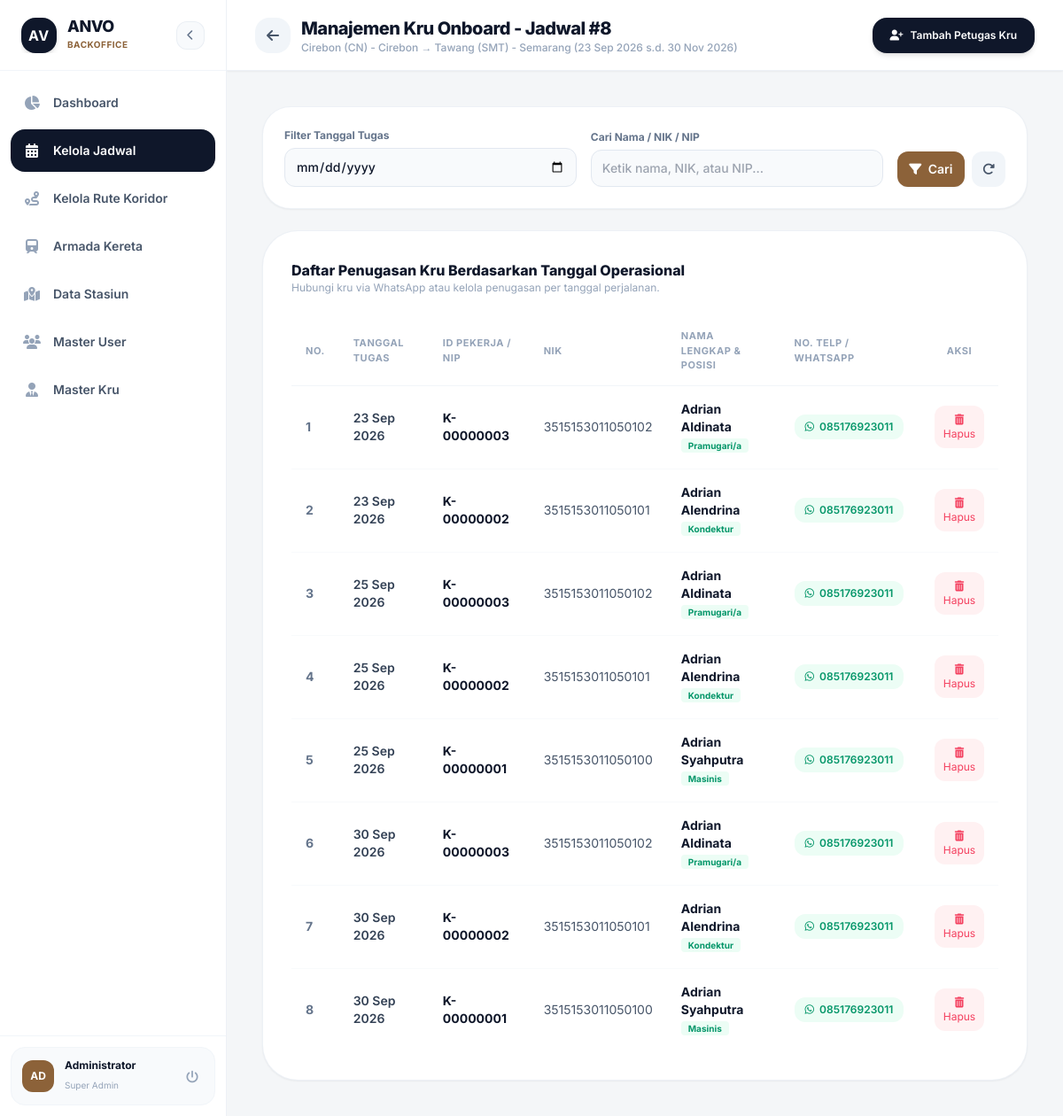
The app's page /public/jadwal/crew/8 with its own data.
### tables this page shows
CREATE TABLE `jadwal` (
  `id_jadwal` int(11) NOT NULL,
  `id_kereta` int(11) NOT NULL,
  `id_koridor` int(11) DEFAULT NULL,
  `stasiun_asal` varchar(100) NOT NULL,
  `stasiun_tujuan` varchar(100) NOT NULL,
  `stasiun_transit` text DEFAULT NULL,
  `jam_berangkat` time NOT NULL,
  `jam_tiba` time NOT NULL,
  `tanggal_mulai` date NOT NULL,
  `tanggal_akhir` date DEFAULT NULL,
  `harga` decimal(10,2) NOT NULL,
  `jenis_jadwal` enum('Harian','Khusus') DEFAULT 'Harian'
);

CREATE TABLE `jadwal_penugasan_kru` (
  `id_penugasan` int(11) NOT NULL,
  `id_jadwal` int(11) NOT NULL,
  `id_kru` int(11) NOT NULL,
  `tanggal_tugas` date NOT NULL
);

CREATE TABLE `master_kru` (
  `id_kru` int(11) NOT NULL,
  `nip` varchar(20) NOT NULL,
  `nik` varchar(16) NOT NULL,
  `nama_lengkap` varchar(100) NOT NULL,
  `tanggal_lahir` date NOT NULL,
  `agama` varchar(30) DEFAULT NULL,
  `foto` varchar(255) DEFAULT NULL,
  `email` varchar(100) NOT NULL,
  `no_telepon` varchar(20) NOT NULL,
  `pendidikan_terakhir` varchar(50) DEFAULT NULL,
  `alamat_lengkap` text DEFAULT NULL,
  `status_pernikahan` enum('Belum Menikah','Menikah','Cerai') DEFAULT 'Belum Menikah',
  `kontak_darurat` varchar(50) DEFAULT NULL,
  `riwayat_penyakit` text DEFAULT NULL,
  `posisi` enum('Masinis','Kondektur','Teknisi','Pramugari/a') NOT NULL,
  `status_kru` enum('Aktif','Cuti','Sakit','Resign') DEFAULT 'Aktif'
);

### app/Core/Controller.php (called while the page is built, shortened)
<?php
class Controller {
    public function view($view, $data = []) {
        extract($data);
        require_once '../views/' . $view . '.php';
    }
    public function model($model) {
        return new $model;
    }
}
?>

### app/Controllers/JadwalController.php (called while the page is built, shortened)
<?php
class JadwalController extends Controller {
    public function crew($id_jadwal) {
        $adminModel = $this->model('AdminModel');
        $filterTanggal = $_GET['tanggal_tugas'] ?? '';
        $filterKeyword = $_GET['keyword'] ?? '';
        $data['judul'] = 'Penugasan Kru Onboard - ANVO Admin';
        $data['jadwal'] = $adminModel->getJadwalById($id_jadwal);
        $data['kru_assigned'] = $adminModel->getKruByJadwalFiltered($id_jadwal, $filterTanggal, $filterKeyword);
        $data['master_kru'] = $adminModel->getAllMasterKru();
        $data['filter_tanggal'] = $filterTanggal;
        $data['filter_keyword'] = $filterKeyword;
        $this->view('admin/jadwal_crew', $data);
    }
}

### app/Core/App.php (called while the page is built, shortened)
<?php
class App {
    protected $method = 'index';
    protected $params = [];
    public function __construct() {
        $url = $this->parseURL();
        if (isset($url[0]) && file_exists('../app/Controllers/' . ucfirst($url[0]) . 'Controller.php')) {
            unset($url[0]);
        }
        $this->controller = new $this->controller;
        if (isset($url[1])) {
            if (method_exists($this->controller, $url[1])) {
                $this->method = $url[1];
                unset($url[1]);
            }
        }
        if (!empty($url)) {
            $this->params = array_values($url);
        }
        call_user_func_array([$this->controller, $this->method], $this->params);
    }
    public function parseURL() {
        if (isset($_GET['url'])) {
            $url = rtrim($_GET['url'], '/');
            $url = filter_var($url, FILTER_SANITIZE_URL);
            $url = explode('/', $url);
            return $url;
        }
        return [];
    }
}
?>

### public/index.php (called while the page is built, shortened)
<?php
require_once '../app/Config/Database.php';
require_once '../app/Core/Controller.php';
require_once '../app/Core/App.php';
$app = new App();

### app/Models/AdminModel.php (called while the page is built, shortened)
<?php
class AdminModel {
    private $db;
    public function __construct() {
        $this->db = Database::getInstance()->getConnection();
    }
    public function getJadwalById($id_jadwal) {
        $sql = "SELECT jadwal.*, kereta.nama_kereta, kereta.jenis_kelas
                FROM jadwal
                JOIN kereta ON jadwal.id_kereta = kereta.id_kereta
                WHERE jadwal.id_jadwal = :id_jadwal";
        $stmt = $this->db->prepare($sql);
        $stmt->execute([':id_jadwal' => $id_jadwal]);
        return $stmt->fetch(PDO::FETCH_ASSOC);
    }
    public function getKruByJadwalFiltered($id_jadwal, $tanggal = '', $keyword = '') {
        $sql = "SELECT jp.*, mk.*
                FROM jadwal_penugasan_kru jp
                JOIN master_kru mk ON jp.id_kru = mk.id_kru
                WHERE jp.id_jadwal = :id_jadwal";
        $params = [':id_jadwal' => $id_jadwal];
        $sql .= " ORDER BY jp.tanggal_tugas ASC";
        $stmt = $this->db->prepare($sql);
        $stmt->execute($params);
        return $stmt->fetchAll(PDO::FETCH_ASSOC);
    }
}

### app/Config/Database.php (called while the page is built, shortened)
<?php
class Database {
    private static $instance = null;
    private $pdo;
    private function __construct() {
        $config = parse_ini_file(__DIR__ . '/database.ini');
        $dsn = "mysql:host={$config['db_host']};dbname={$config['db_name']};charset=utf8mb4";
        $options = [
            PDO::ATTR_ERRMODE            => PDO::ERRMODE_EXCEPTION,
            PDO::ATTR_DEFAULT_FETCH_MODE => PDO::FETCH_ASSOC,
            PDO::ATTR_EMULATE_PREPARES   => false,
            PDO::ATTR_PERSISTENT         => true
        ];
        try {
            $this->pdo = new PDO($dsn, $config['db_user'], $config['db_pass'], $options);
        } catch (PDOException $e) {
            error_log("Koneksi Database PDO Gagal: " . $e->getMessage());
            throw new Exception("Sistem sedang mengalami gangguan. Silakan coba beberapa saat lagi.");
        }
    }
    public static function getInstance() {
        if (self::$instance === null) {
            self::$instance = new self();
        }
        return self::$instance;
    }
    public function getConnection() {
        return $this->pdo;
    }
}
?>

### views/admin/jadwal_crew.php (the view, shortened to what this page needs)
<?php
$data['active_menu'] = 'jadwal';
require_once __DIR__ . '/../layouts/admin/header.php';
require_once __DIR__ . '/../layouts/admin/sidebar.php';
$jadwal = $data['jadwal'];
?>
    <div class="flex-1 flex flex-col min-w-0">
        <header class="h-20 bg-white border-b border-slate-200/60 px-8 flex justify-between items-center sticky top-0 z-25 shadow-sm">
            <div class="flex items-center gap-3">
                <a href="/anvo/public/jadwal" class="w-10 h-10 rounded-2xl bg-slate-100 hover:bg-slate-200 text-slate-600 flex items-center justify-center transition-all">
                    <i class="fa-solid fa-arrow-left"></i>
                </a>
                <div>
                    <h1 class="text-xl font-extrabold text-[#0F172A] tracking-tight">Manajemen Kru Onboard - Jadwal #<?= $jadwal['id_jadwal'] ?></h1>
                    <p class="text-xs text-slate-400 font-medium"><?= $jadwal['stasiun_asal'] ?> → <?= $jadwal['stasiun_tujuan'] ?> (<?= date('d M Y', strtotime($jadwal['tanggal_mulai'])) ?> s.d. <?= date('d M Y', strtotime($jadwal['tanggal_akhir'])) ?>)</p>
                </div>
            </div>
            <div>
                <button onclick="openModal('modal-tambah-crew')" class="bg-[#0F172A] hover:bg-[#8C6239] text-white px-5 py-3 rounded-2xl text-xs font-semibold transition-all shadow-md flex items-center gap-2">
                    <i class="fa-solid fa-user-plus"></i> Tambah Petugas Kru
                </button>
            </div>
        </header>
        <main class="flex-1 p-8 lg:p-10 space-y-6 overflow-y-auto">
            <div class="bg-white p-6 rounded-[2rem] border border-slate-200/60 shadow-sm">
                <form action="/anvo/public/jadwal/crew/<?= $jadwal['id_jadwal'] ?>" method="GET" class="grid grid-cols-1 sm:grid-cols-12 gap-4 items-end">
                    <div class="sm:col-span-5">
                        <label class="text-xs font-bold text-slate-500 block mb-1.5">Filter Tanggal Tugas</label>
                        <input type="date" name="tanggal_tugas" value="<?= $data['filter_tanggal'] ?>" class="w-full bg-slate-50 border border-slate-200 rounded-xl px-3 py-2.5 text-sm font-medium focus:outline-none focus:border-[#8C6239]">
                    </div>
                    <div class="sm:col-span-5">
                        <label class="text-xs font-bold text-slate-500 block mb-1.5">Cari Nama / NIK / NIP</label>
                        <input type="text" name="keyword" value="<?= $data['filter_keyword'] ?>" placeholder="Ketik nama, NIK, atau NIP..." class="w-full bg-slate-50 border border-slate-200 rounded-xl px-3 py-2.5 text-sm font-medium focus:outline-none focus:border-[#8C6239]">
                    </div>
                    <div class="sm:col-span-2 flex gap-2">
                        <button type="submit" class="flex-1 bg-[#8C6239] hover:bg-[#74502e] text-white py-2.5 rounded-xl font-semibold text-sm transition-all shadow-sm">
                            <i class="fa-solid fa-filter mr-1"></i> Cari
                        </button>
                        <a href="/anvo/public/jadwal/crew/<?= $jadwal['id_jadwal'] ?>" class="px-3 py-2.5 bg-slate-100 hover:bg-slate-200 text-slate-600 rounded-xl font-semibold text-sm transition-all flex items-center justify-center" title="Reset Filter">
                            <i class="fa-solid fa-rotate-right"></i>
                        </a>
                    </div>
                </form>
            </div>
            <div class="bg-white p-8 rounded-[2.5rem] border border-slate-200/60 shadow-sm space-y-6">
                <div class="flex justify-between items-center">
                    <div>
                        <h2 class="text-base font-extrabold text-[#0F172A]">Daftar Penugasan Kru Berdasarkan Tanggal Operasional</h2>
                        <p class="text-xs text-slate-400">Hubungi kru via WhatsApp atau kelola penugasan per tanggal perjalanan.</p>
                    </div>
                </div>
                <div class="overflow-x-auto custom-scrollbar">
                    <table class="w-full text-left border-collapse">
                        <thead>
                            <tr class="border-b border-slate-100 text-[11px] uppercase text-slate-400 font-bold tracking-wider">
                                <th class="py-3.5 px-4">No.</th>
                                <th class="py-3.5 px-4">Tanggal Tugas</th>
                                <th class="py-3.5 px-4">ID Pekerja / NIP</th>
                                <th class="py-3.5 px-4">NIK</th>
                                <th class="py-3.5 px-4">Nama Lengkap & Posisi</th>
                                <th class="py-3.5 px-4">No. Telp / WhatsApp</th>
                                <th class="py-3.5 px-4 text-center">Aksi</th>
                            </tr>
                        </thead>
                        <tbody class="text-sm divide-y divide-slate-50">
                            <?php if(empty($data['kru_assigned'])): ?>
                                <tr>
                                    <td colspan="7" class="py-12 text-center text-slate-400 font-medium text-xs">Belum ada kru yang ditugaskan pada jadwal ini.</td>
                                </tr>
                            <?php else: ?>
                                <?php $no = 1; foreach($data['kru_assigned'] as $kr): ?>
                                    <tr class="hover:bg-slate-50/60 transition-colors">
                                        <td class="py-4 px-4 font-bold text-slate-500"><?= $no++ ?></td>
                                        <td class="py-4 px-4 font-semibold text-slate-700"><?= date('d M Y', strtotime($kr['tanggal_tugas'])) ?></td>
                                        <td class="py-4 px-4 font-bold text-[#0F172A]"><?= $kr['nip'] ?></td>
                                        <td class="py-4 px-4 text-slate-600"><?= $kr['nik'] ?></td>
                                        <td class="py-4 px-4">
                                            <span class="font-bold text-[#0F172A] block"><?= $kr['nama_lengkap'] ?></span>
                                            <span class="text-[10px] bg-emerald-50 text-emerald-600 px-2 py-0.5 rounded font-bold"><?= $kr['posisi'] ?></span>
                                        </td>
                                        <td class="py-4 px-4">
                                            <a href="https://wa.me/<?= preg_replace('/^0/', '62', preg_replace('/[^0-9]/', '', $kr['no_telepon'])) ?>" target="_blank" class="inline-flex items-center gap-1.5 px-3 py-1.5 bg-emerald-50 hover:bg-emerald-500 hover:text-white text-emerald-600 rounded-xl text-xs font-semibold transition-all">
                                                <i class="fa-brands fa-whatsapp"></i> <?= $kr['no_telepon'] ?>
                                            </a>
                                        </td>
                                        <td class="py-4 px-4 text-center">
                                            <a href="/anvo/public/jadwal/hapus_crew/<?= $kr['id_penugasan'] ?>/<?= $jadwal['id_jadwal'] ?>" onclick="return confirm('Peringatan: Apakah Anda yakin ingin menghapus penugasan kru ini?')" class="p-2 bg-rose-50 text-rose-500 hover:bg-rose-500 hover:text-white rounded-xl text-xs transition-all inline-block" title="Hapus Penugasan">
                                                <i class="fa-solid fa-trash-can"></i> Hapus
                                            </a>
                                        </td>
                                    </tr>
                                <?php endforeach; ?>
                            <?php endif; ?>
                        </tbody>
                    </table>
                </div>
            </div>
        </main>
    </div>
<?php require_once __DIR__ . '/../layouts/admin/footer.php'; ?>

### views/layouts/admin/header.php (style rules this page uses)
body { font-family: 'Inter', sans-serif; }

### records on screen
jadwal: id_jadwal "8", stasiun_asal "Cirebon (CN) - Cirebon", stasiun_tujuan "Tawang (SMT) - Semarang", tanggal_mulai "23 Sep 2026", tanggal_akhir "30 Nov 2026"
jadwal_penugasan_kru: tanggal_tugas "23 Sep 2026", id_kru.nip "K-00000003", id_kru.nik "3515153011050102", id_kru.nama_lengkap "Adrian Aldinata", id_kru.posisi "Pramugari/a", id_kru.no_telepon "085176923011"
jadwal_penugasan_kru: tanggal_tugas "23 Sep 2026", id_kru.nip "K-00000002", id_kru.nik "3515153011050101", id_kru.nama_lengkap "Adrian Alendrina", id_kru.posisi "Kondektur", id_kru.no_telepon "085176923011"
jadwal_penugasan_kru: tanggal_tugas "25 Sep 2026", id_kru.nip "K-00000003", id_kru.nik "3515153011050102", id_kru.nama_lengkap "Adrian Aldinata", id_kru.posisi "Pramugari/a", id_kru.no_telepon "085176923011"
jadwal_penugasan_kru: tanggal_tugas "25 Sep 2026", id_kru.nip "K-00000002", id_kru.nik "3515153011050101", id_kru.nama_lengkap "Adrian Alendrina", id_kru.posisi "Kondektur", id_kru.no_telepon "085176923011"
jadwal_penugasan_kru: tanggal_tugas "25 Sep 2026", id_kru.nip "K-00000001", id_kru.nik "3515153011050100", id_kru.nama_lengkap "Adrian Syahputra", id_kru.posisi "Masinis", id_kru.no_telepon "085176923011"
jadwal_penugasan_kru: tanggal_tugas "30 Sep 2026", id_kru.nip "K-00000003", id_kru.nik "3515153011050102", id_kru.nama_lengkap "Adrian Aldinata", id_kru.posisi "Pramugari/a", id_kru.no_telepon "085176923011"
jadwal_penugasan_kru: tanggal_tugas "30 Sep 2026", id_kru.nip "K-00000002", id_kru.nik "3515153011050101", id_kru.nama_lengkap "Adrian Alendrina", id_kru.posisi "Kondektur", id_kru.no_telepon "085176923011"
jadwal_penugasan_kru: tanggal_tugas "30 Sep 2026", id_kru.nip "K-00000001", id_kru.nik "3515153011050100", id_kru.nama_lengkap "Adrian Syahputra", id_kru.posisi "Masinis", id_kru.no_telepon "085176923011"
